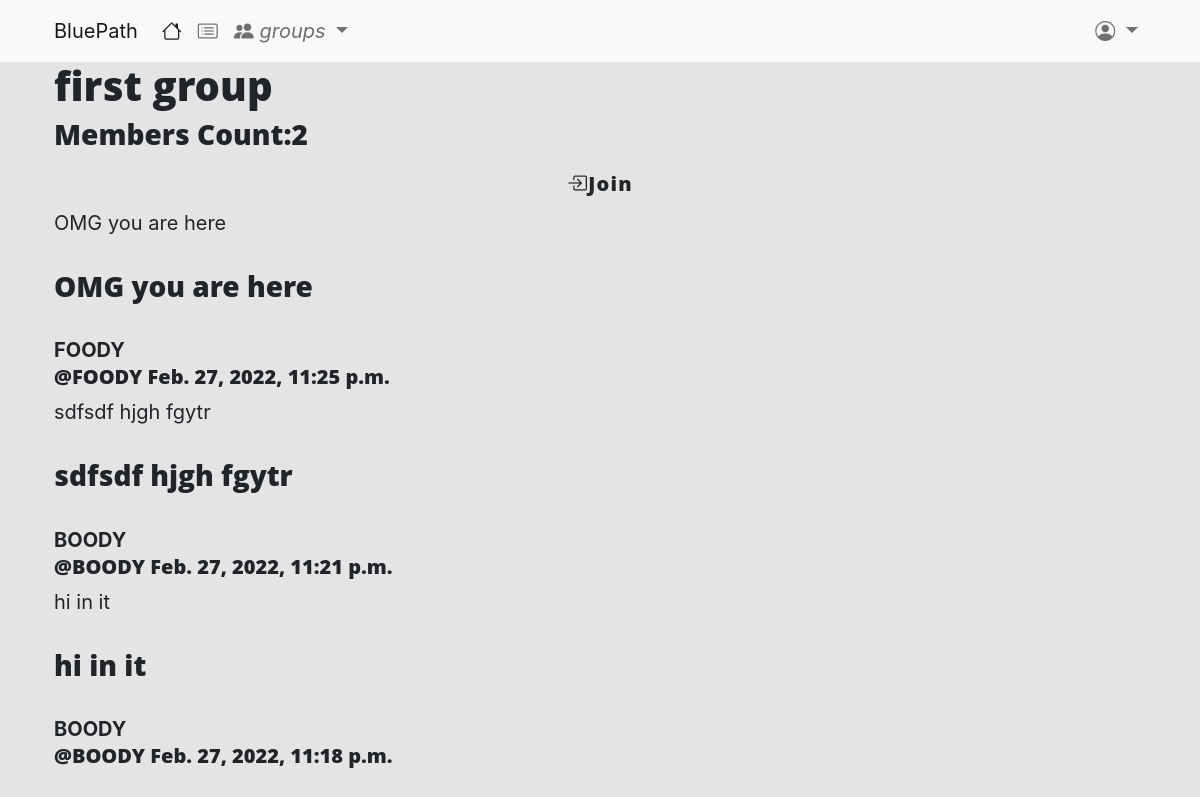
Screenshot of /groups/post/in/first-group/ with the database file from the repository.
### groups/models.py (models this page shows, shortened)
class Group(models.Model):
    name = models.CharField(max_length=255, unique=True)
    slug = models.SlugField(allow_unicode=True, unique=True)
    description = models.TextField(blank=True, default="")
    description_html = models.TextField(editable=False, default="", blank=True)
    members = models.ManyToManyField(User, through='GroupMember')
    class Meta():
        ordering = ['name']

### posts/models.py (models this page shows, shortened)
class Post(models.Model):
    user = models.ForeignKey(User, related_name='posts', on_delete=models.CASCADE)
    created_at = models.DateTimeField(auto_now=True)
    message = models.TextField()
    message_html = models.TextField(editable=False)
    group = models.ForeignKey(Group, related_name='posts', on_delete=models.CASCADE, null=True, blank=True )
    def __str__(self):
        return self.message
    class Meta():
        ordering = ['-created_at']
        unique_together = ['user', 'message']

### groups/views.py (the view)
# urls.py: path('post/in/<str:slug>/', views.SingleGroup.as_view(), name='single'),
class SingleGroup(generic.DetailView):
    model = models.Group

### groups/templates/groups/group_detail.html
{% extends 'groups/group_base.html' %}
{% block pregroup %}
    <h1>{{group.name}}</h1>
    <h3>Members Count:{{group.members.count}}</h3>
    {% if user in group.members.all %}
        <a href="{% url 'groups:leave' slug=group.slug %}" class="btn btn-lg btn-fill btn-waring"><i class="bi bi-box-arrow-left"></i>Leave</a>
        {% else %}
        <a href="{% url 'groups:join' slug=group.slug %}" class="btn btn-lg btn-fill btn-waring"><i class="bi bi-box-arrow-in-right"></i>Join</a>
    {% endif %}
{% endblock %}
{% block group_content %}
    <div class="col-md-8">
        {% if group.posts.count == 0 %}
                <h2>No Post</h2>
            {% else %}
            {% for post in group.posts.all %}
                {{post}}
                {% include "posts/_post.html" %}
            {% endfor %}
        {% endif %}
    </div>
{% endblock %}

### posts/templates/posts/_post.html (shortened to what this page needs)
<div class="post media">
    <h3>{{post.message_html|safe}}</h3>
    <div class="media-body">
        <strong>{{post.user.username}}</strong>
        <h5 class="media-heading">
            <span class="username">
                <a href="{% url 'posts:for_user' username=post.user.username %}">@{{post.user.username}}</a>
            </span>
            <time class="time">
                <a href="{% url 'posts:single' username=post.user.username pk=post.pk %}">{{post.created_at}}</a>
            </time>
        </h5>
    </div>
</div>

### rows the page displays
Group: name "first group", members.count "2"
Post: message "OMG you are here", message_html "OMG you are here", user.username "FOODY", created_at "Feb. 27, 2022, 11:25 p.m."
Post: message "sdfsdf hjgh fgytr", message_html "sdfsdf hjgh fgytr", user.username "BOODY", created_at "Feb. 27, 2022, 11:21 p.m."
Post: message "hi in it", message_html "hi in it", user.username "BOODY", created_at "Feb. 27, 2022, 11:18 p.m."
